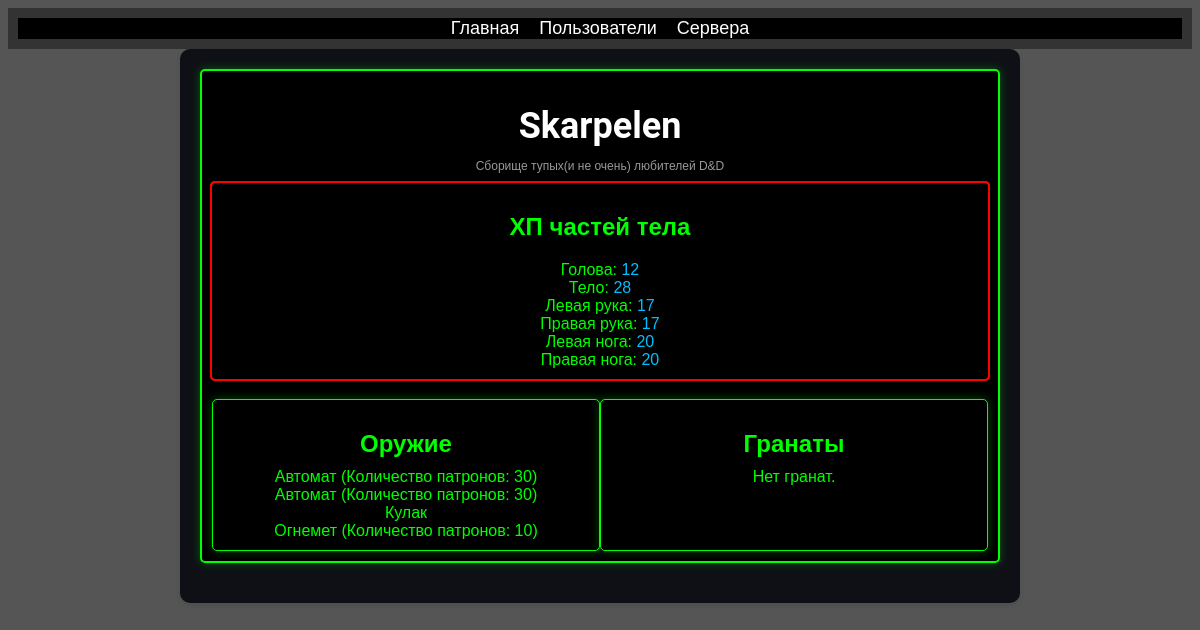
The page /status/2/ on the database as committed earlier.
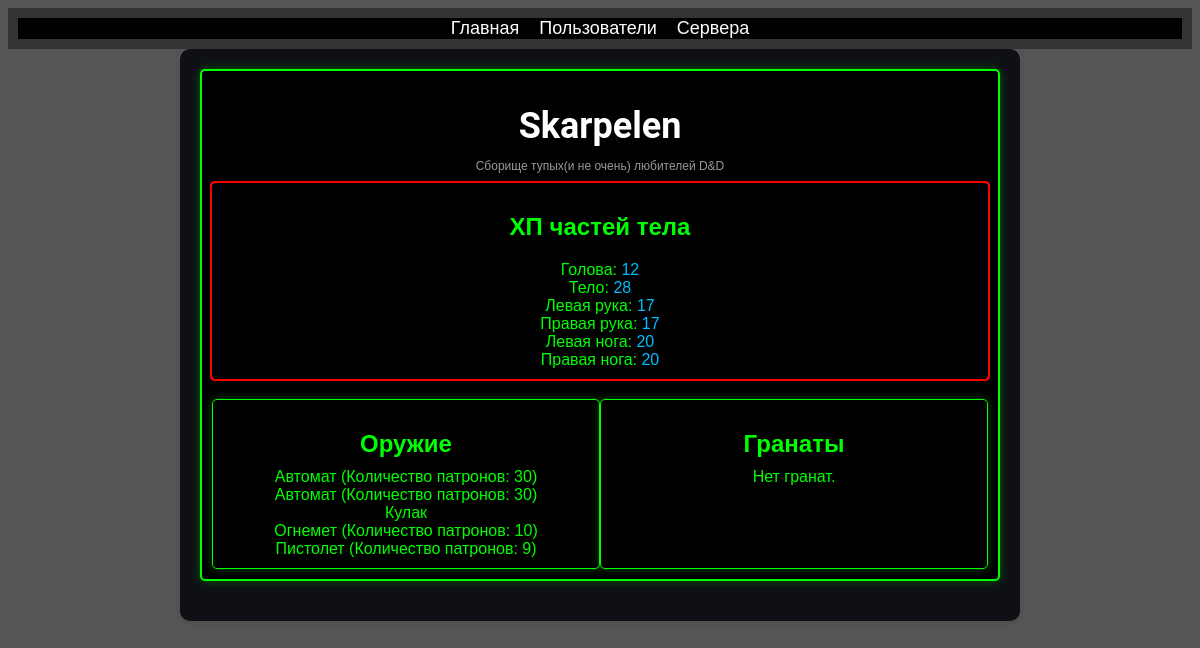
The same page on the database as committed later.
### discordbotdb/models.py (models this page shows, shortened)
class Status(models.Model):
    status_id = models.AutoField(primary_key=True)
    armour = models.CharField(max_length=255)
    head = models.IntegerField()
    body = models.IntegerField()
    l_hand = models.IntegerField()
    r_hand = models.IntegerField()
    l_foot = models.IntegerField()
    r_foot = models.IntegerField()
    user = models.OneToOneField(User, on_delete=models.CASCADE)

class User(models.Model):
    id = models.AutoField(primary_key=True)
    name = models.TextField()
    user_discord_id = models.BigIntegerField()
    guild = models.ForeignKey(Guild, on_delete=models.CASCADE)

class Guild(models.Model):
    guild_id = models.AutoField(primary_key=True)
    server_id = models.BigIntegerField()
    server_name = models.TextField()
    prefix = models.TextField(default='+')

class Weapon(models.Model):
    weapon_id = models.AutoField(primary_key=True)
    weapon_name = models.TextField()
    current_ammo = models.IntegerField()
    inventory_name = models.TextField()
    user = models.ForeignKey(User, on_delete=models.CASCADE, null=True)

### discordbotdb/views.py (the view)
# urls.py: path('status/<int:pk>/', StatusListView.as_view(), name='status'),
class StatusListView(ListView):
    model = Status
    template_name = 'discordbotdb/status_list.html'
    context_object_name = 'status'
    def get_queryset(self):
        self.user_id = self.kwargs['pk']
        return Status.objects.filter(user_id=self.user_id)
    def get_context_data(self, **kwargs):
        context = super().get_context_data(**kwargs)
        context['title'] = 'Статус'
        context['user_id'] = self.user_id
        return context

### discordbotdb/templates/discordbotdb/status_list.html
{% extends "discordbotdb/base.html" %}
{% block content %}
  <div class="status">
    {% for status in object_list %}
      <div class="status-container">
        <h1 class="status-username">{{ status.user.name }}</h1>
        <p class="status-server">{{ status.user.guild.server_name }}</p>
        <div class="status-body-parts-container">
          <h2>ХП частей тела</h2>
          <ul class="status-ul">
            <li>Голова: <span class="status-hp">{{ status.head }}</span></li>
            <li>Тело: <span class="status-hp">{{ status.body }}</span></li>
            <li>Левая рука: <span class="status-hp">{{ status.l_hand }}</span></li>
            <li>Правая рука: <span class="status-hp">{{ status.r_hand }}</span></li>
            <li>Левая нога: <span class="status-hp">{{ status.l_foot }}</span></li>
            <li>Правая нога: <span class="status-hp">{{ status.r_foot }}</span></li>
          </ul>
        </div>
        <div class="status-bottom-container">
          <div class="status-weapons-container">
            <h2>Оружие</h2>
            <ul class="status-ul">
              {% for weapon in status.user.weapon_set.all %}
                {% if weapon.inventory_name == "equipped" %}
                  <li>
                    <span class="status-equipped">{{ weapon.weapon_name|capfirst }}</span>
                    {% if weapon.current_ammo > 0 %}
                      <span class="status-equipped">(Количество патронов: {{ weapon.current_ammo }})</span>
                    {% endif %}
                  </li>
                {% else %}
                  <li>
                    {{ weapon.weapon_name|capfirst }}
                    {% if weapon.current_ammo > 0 %}
                      (Количество патронов: {{ weapon.current_ammo }})
                    {% endif %}
                  </li>
                {% endif %}
              {% empty %}
                <li>Нет оружия.</li>
              {% endfor %}
            </ul>
          </div>
          <div class="status-grenades-container">
            <h2>Гранаты</h2>
            <ul class="status-ul">
              {% for grenade in status.user.grenade_set.all %}
                <li>{{ grenade.grenade_name|capfirst }} (Количество: {{ grenade.amount }})</li>
              {% empty %}
                <li>Нет гранат.</li>
              {% endfor %}
            </ul>
          </div>
        </div>
      </div>
    {% empty %}
      <p>У пользователя нет статуса.</p>
    {% endfor %}
  </div>
{% endblock %}

Rows that differ between the two databases and show on the page:
added Weapon: weapon_name "Пистолет", current_ammo "9"
